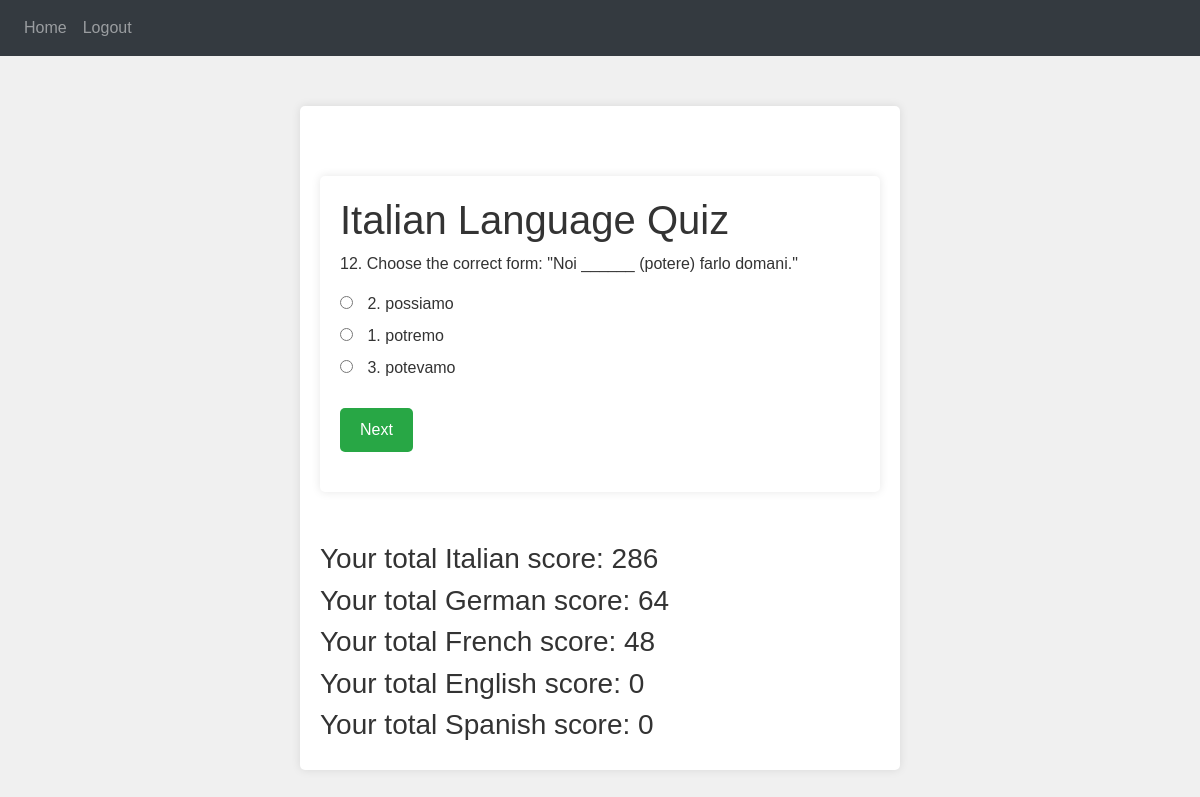
/quiz (signed in), run on an earlier commit of the app's database.
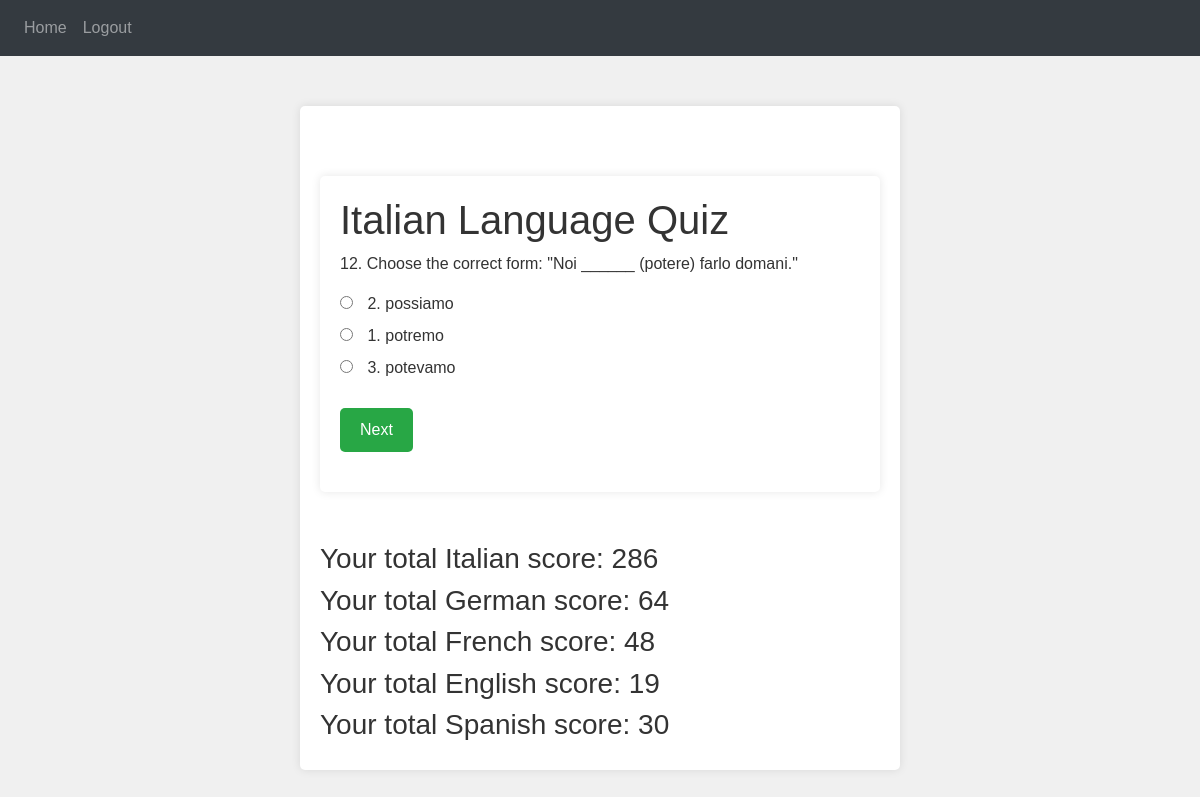
And on a later commit of the database.
### website/models.py (models this page shows)
class Question(db.Model):
    id = db.Column(db.Integer, primary_key=True)
    question_text = db.Column(db.String(500))
    option_a = db.Column(db.String(200))
    option_b = db.Column(db.String(200))
    option_c = db.Column(db.String(200))
    correct_option = db.Column(db.String(2))  # Correct option among 'a', 'b', 'c'
    language = db.Column(db.String(50))  # To distinguish between languages
    qtype = db.Column(db.String(50))  # subject of question
    difficulty = db.Column(db.Integer)  # diffi 1-3

class User(db.Model, UserMixin):
    id = db.Column(db.Integer, primary_key=True)
    email = db.Column(db.String(150), unique=True)
    password = db.Column(db.String(150))
    first_name = db.Column(db.String(150))
    notes = db.relationship('Note')
    quiz_results = db.relationship('QuizResult', backref='user', lazy=True)
    total_score_it = db.Column(db.Integer, default=0)
    total_score_de = db.Column(db.Integer, default=0)
    total_score_fr = db.Column(db.Integer, default=0)
    total_score_en = db.Column(db.Integer, default=0)
    total_score_es = db.Column(db.Integer, default=0)

### website/views.py (the view, shortened to what this page needs)
@views.route('/quiz', methods=['GET', 'POST'])
@login_required
def quiz():
    language_map = {
        'it': 'Italian',
        'de': 'German',
        'fr': 'French',
        'en': 'English',
        'es': 'Spanish'
    }
    language = session.get('language', 'it')  # Default to 'it' if not set
    language_name = language_map.get(language, 'Italian')  # Default to 'Italian' if language code is not recognized
    question_ids = [q.id for q in Question.query.filter_by(language=language).all()]
    if len(question_ids) > 10:
        question_ids = random.sample(question_ids, 10)
        print(question_ids)
    questions = Question.query.filter(Question.id.in_(question_ids)).all()
    print(questions)
    for q in questions:
        options = [
            {'label': 'a', 'text': q.option_a},
            {'label': 'b', 'text': q.option_b},
            {'label': 'c', 'text': q.option_c}
        ]
        random.shuffle(options)
        q.shuffled_options = options
    return render_template('quiz.html', user=current_user, questions=questions, language_name=language_name)

### website/__init__.py (called while the page is built)
def create_app():
    app = Flask(__name__)
    app.config['SECRET_KEY'] = 'hjshjhdjah kjshkjdhjs'
    app.config['SQLALCHEMY_DATABASE_URI'] = f'sqlite:///{DB_NAME}'
    db.init_app(app)
    from .views import views
    from .auth import auth
    app.register_blueprint(views, url_prefix='/')
    app.register_blueprint(auth, url_prefix='/')
    from .models import User, Note
    with app.app_context():
        db.create_all()
    login_manager = LoginManager()
    login_manager.login_view = 'auth.login'
    login_manager.init_app(app)
    @login_manager.user_loader
    def load_user(id):
        return User.query.get(int(id))
    return app

### website/templates/quiz.html (shortened to what this page needs)
{% extends "base.html" %} {% block title %}{{ language_name }} Quiz{% endblock %} {% block content %}
<div class="container">
    <h1>{{ language_name }} Language Quiz</h1>
    {% for q in questions %}
    <div class="question {% if loop.first %}active{% endif %}" id="question{{ loop.index }}">
        <p>{{ q.question_text }}</p>
        <div class="answers">
            <label>
                <input type="radio" name="q{{ loop.index }}" value="{{ q.shuffled_options[0].label }}"> {{ q.shuffled_options[0].text }}
            </label><br>
            <label>
                <input type="radio" name="q{{ loop.index }}" value="{{ q.shuffled_options[1].label }}"> {{ q.shuffled_options[1].text }}
            </label><br>
            <label>
                <input type="radio" name="q{{ loop.index }}" value="{{ q.shuffled_options[2].label }}"> {{ q.shuffled_options[2].text }}
            </label><br>
        </div>
        {% if not loop.last %}
        <button class="btn" onclick="nextQuestion({{ loop.index }}, {{ q.id }}, '{{ q.language }}', '{{ q.qtype }}', '{{ q.difficulty }}')">Next</button>
    {% else %}
        <button class="btn" onclick="nextQuestion({{ 10 }}, {{ q.id }}, '{{ q.language }}', '{{ q.qtype }}', '{{ q.difficulty }}')">Next</button>
    {% endif %}
    </div>
    {% endfor %}
</div>
<div class="score-display">
  <h3>Your total Italian score: {{ user.total_score_it }}</h3>
</div>
<div class="score-display">
  <h3>Your total German score: {{ user.total_score_de }}</h3>
</div>
<div class="score-display">
  <h3>Your total French score: {{ user.total_score_fr }}</h3>
</div>
<div class="score-display">
  <h3>Your total English score: {{ user.total_score_en }}</h3>
</div>
<div class="score-display">
  <h3>Your total Spanish score: {{ user.total_score_es }}</h3>
</div>
{% endblock %}

### website/templates/base.html (shortened to what this page needs)
<!DOCTYPE html>
<html>
  <head>
    <link
      rel="stylesheet"
      href="https://stackpath.bootstrapcdn.com/font-awesome/4.7.0/css/font-awesome.min.css"
    />
    <link rel="stylesheet" href="https://maxcdn.bootstrapcdn.com/bootstrap/4.5.2/css/bootstrap.min.css">
  </head>
  <body>
    <nav class="navbar navbar-expand-lg navbar-dark bg-dark">
      <div class="collapse navbar-collapse" id="navbar">
        <div class="navbar-nav">
          {% if user.is_authenticated %}
          <a class="nav-item nav-link" id="home" href="/">Home</a>
          <a class="nav-item nav-link" id="logout" href="/logout">Logout</a>
          {% else %}
          <a class="nav-item nav-link" id="login" href="/login">Login</a>
          <a class="nav-item nav-link" id="signUp" href="/sign-up">Sign Up</a>
          {% endif %}
        </div>
      </div>
    </nav>
    <div class="container">{% block content %} {% endblock %}</div>
  </body>
</html>

### website/templates/quiz.html (style rules this page uses)
body { font-family: Arial, sans-serif; background-color: #f0f0f0; color: #333; margin: 0; }
.container { max-width: 600px; margin: 50px auto; padding: 20px; background-color: #fff; border-radius: 5px; box-shadow: 0 0 10px rgba(0, 0, 0, 0.1); }
.question { margin-bottom: 10px; display: none; }
.question.active { display: block; }
.answers { margin-bottom: 20px; }
.answers input { margin-right: 10px; }
.btn { padding: 10px 20px; background-color: #28a745; border: none; color: #fff; cursor: pointer; border-radius: 5px; }

What changed in the data, as far as the page shows it:
changed User: total_score_en "0" → "19"; total_score_es "0" → "30"
